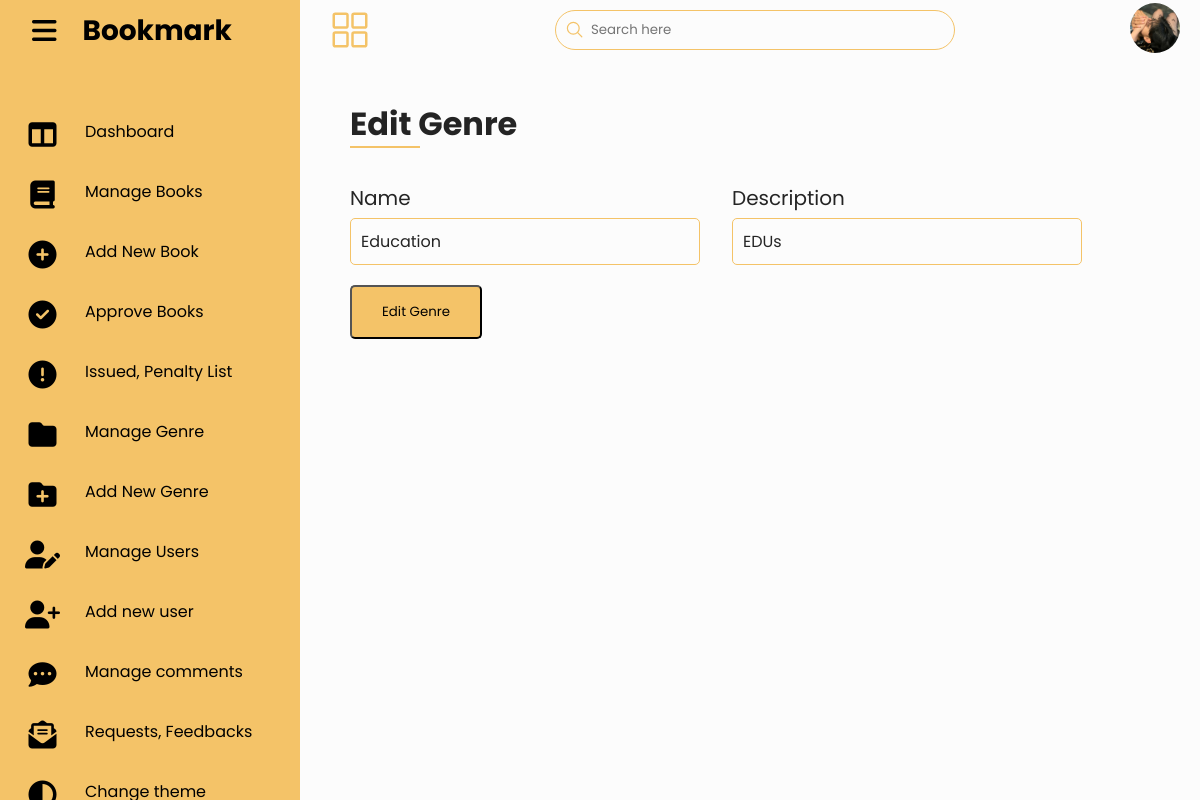
Page /admin/edit-genre.php?id=7 (signed in) on the committed database.
### tables this page shows
CREATE TABLE `users` (
  `id` int(11) NOT NULL,
  `name` varchar(50) NOT NULL,
  `username` varchar(50) NOT NULL,
  `email` varchar(50) NOT NULL,
  `password` varchar(255) NOT NULL,
  `avatar` varchar(255) NOT NULL,
  `utype` varchar(11) NOT NULL,
  `address` text NOT NULL,
  `phone` int(11) NOT NULL,
  `is_admin` int(1) NOT NULL,
  `is_dark` int(1) NOT NULL
);

CREATE TABLE `genres` (
  `id` int(11) NOT NULL,
  `name` varchar(50) NOT NULL,
  `description` text NOT NULL
);

### admin/edit-genre.php (the view, shortened to what this page needs)
<?php
if (isset($_GET['id'])){
    $genre_id = $_GET['id'];
}
include 'partials/header.php';
$user_id = $_SESSION['user_id'];
$imagequery = "SELECT * from users  where id = '$user_id' ";
$imageresult = mysqli_query($connection, $imagequery);
$user = mysqli_fetch_assoc($imageresult);
?>
        <?php include 'partials/main.php' ?>
            <?php
                $genre_query = "SELECT * from genres where id = '$genre_id'";
                $genre_result = mysqli_query($connection, $genre_query);
                $genre = mysqli_fetch_array($genre_result);
            ?>
            <div class="book-form" >
                <h1 class="page-title">Edit Genre</h1>
                <form action="edit-genre-logic.php" method="post" enctype="multipart/form-data">
                    <div class="row">
                        <div class="input-box">
                            <span class="title">Name</span>
                            <input type="text" required value="<?= $genre['name'] ?>" name="name">
                        </div>
                        <div class="input-box">
                            <span class="title">Description</span>
                            <input type="text" required value="<?= $genre['description'] ?>" name="description">
                        </div>
                    </div>
                    <div class="submit">
                        <button type="submit" name="submit">Edit Genre</button>
                    </div>
                </form>
            </div>
        </div>
    </div>
</body>
</html>

### admin/partials/main.php (shortened to what this page needs)
<div class="main">
            <div class="topbar">
                <div class="toggle">
                    <ion-icon name="grid-outline"></ion-icon>
                </div>
                <div class="search">
                    <label>
                        <input type="text" placeholder="Search here">
                        <ion-icon name="search-outline"></ion-icon>
                    </label>
                </div>
                <div class="user">
                <li>
                    <img src="<?= ROOT_URL. 'images/' . $user['avatar'] ?>" class="profile" />
                    </li>
                </div>
            </div>

### admin/assets/css/form.css (style rules this page uses)
:root { --blue: #ffd68c; --white: #212121; --gray: #f5f5f5; --gray2: #ffffff; --black1: #2222; --black2: #999; }
.light-theme { --blue: #ffd68c; --white: #ffffff; --gray: #242424; --gray2: #000000; --black1: #0d0d0d22; --black2: #ffffff; }
.book-form { width: 100%; padding: 20px; }
.page-title { margin-bottom: 10px; position: relative; color: var(--gray); }
.page-title::after { content: ''; bottom: 0; width: 70px; height: 2px; left: 0; position: absolute; background-color: var(--blue); }
.book-form .input-box { margin: 20px 0; }
.book-form .input-box span { font-size: 20px; display: block; color: var(--gray); margin: 5px 0; }
.book-form .input-box input { border-radius: 5px; font-size: 16px; padding: 10px; width: 350px; background-color: var(--white); color: var(--gray); border: 1px solid var(--blue); }
.book-form .submit button { background-color: var(--blue); padding: 15px 30px; border-radius: 5px; transition: all 300ms ease; cursor: pointer; }
.book-form .row { display: flex; gap: 2rem; }

### admin/assets/css/style.css (style rules this page uses)
* { font-family: "Poppins", sans-serif; margin: 0; padding: 0; box-sizing: border-box; }
:root { --blue: #ffd68c; --white: #212121; --gray: #f5f5f5; --black1: #2222; --black2: #4e4e4e; }
.light-theme { --blue: #f4c368 ; --white: #fcfcfc; --gray: #242424; --gray2: #000000; --black1: #74747422; --black2: #2a2929; }
body { min-height: 100vh; overflow-x: hidden; }
.main { position: absolute; width: calc(100% - 300px); left: 300px; padding:0 10px; min-height: 100vh; background: var(--white); transition: 0.5s; }
.topbar { width: 100%; height: 60px; display: flex; justify-content: space-between; align-items: center; padding: 0 10px; }
.toggle { position: relative; width: 60px; height: 60px; display: flex; justify-content: center; align-items: center; font-size: 2.5rem; cursor: pointer; }
.toggle ion-icon { color: var(--blue); }
.search { position: relative; width: 400px; margin: 0 10px; }
.search label { height: 40px; border-radius: 40px; padding: 5px 20px; padding-left: 35px; display: flex; align-items: center; width: 100%; font-size: 14px; color: white; outline: none; border: 1px solid var(--blue); }
.search label input { width: 80%; outline: 0; color: white; border: 0; color: var(--gray); background-color: var(--white); }
.search label ion-icon { color: var(--blue); position: absolute; top: 10px; left: 10px; font-size: 1.2rem; }
.user { display: flex; align-items: center; gap: 1rem; cursor: pointer; }
.user img { border-radius: 50%; width: 50px; height: 50px; object-fit: cover; }
.book-form { padding: 40px; }
.user li { list-style-type: none; position: relative; padding: 0.625rem 0 0.5rem; }
.user li .profile { height: 50px; width: 50px; object-fit: cover; object-position: center; border-radius: 50%; cursor: pointer; }

### rows in the picture
users: avatar (picture)
genres: name "Education", description "EDUs"
